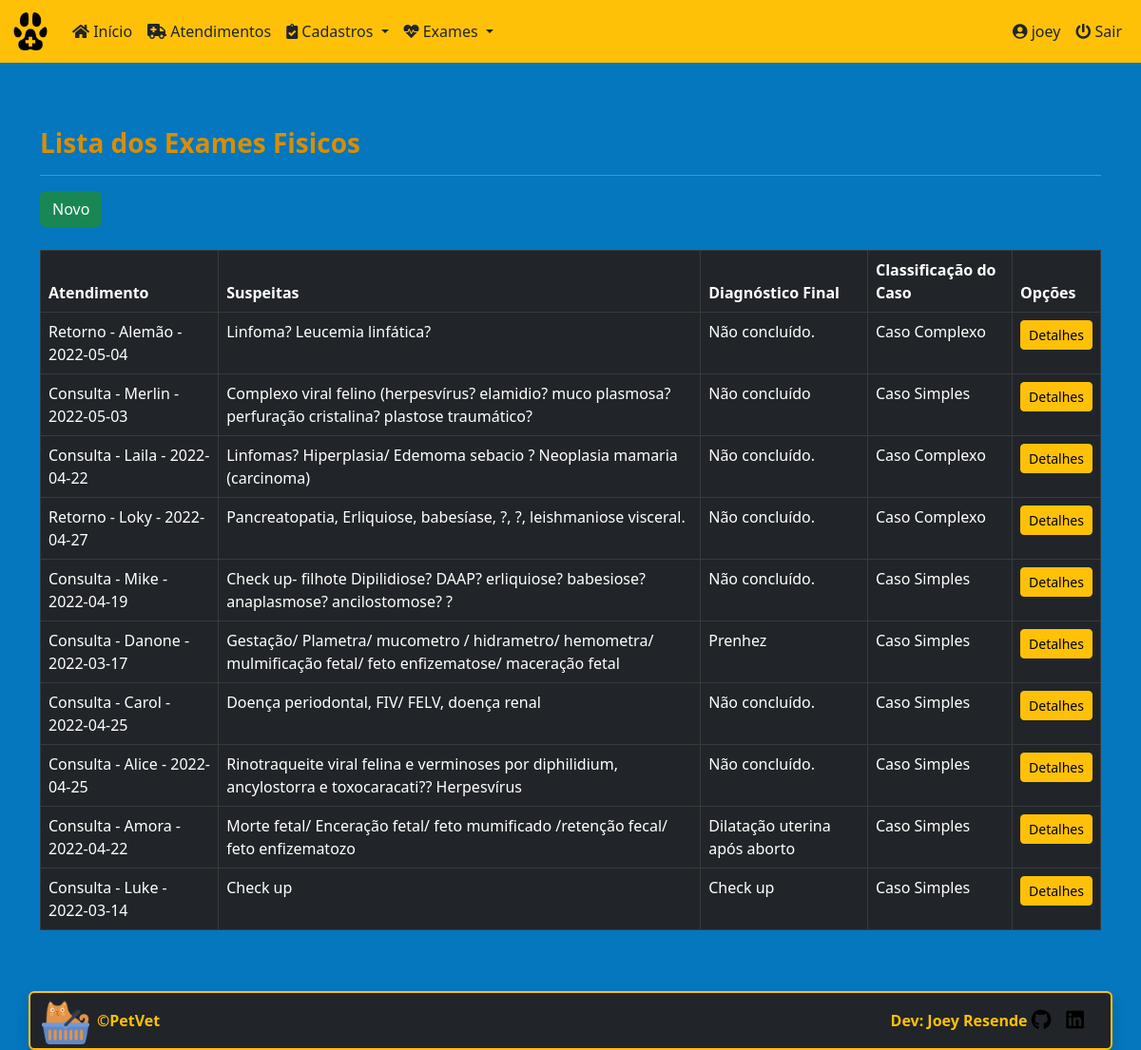
Screenshot of /petvet/physical_exams/ (signed in) with the database file from the repository.
### core/models.py (models this page shows, shortened)
class PhysicalExam(models.Model):
    medical_care = models.ForeignKey(
        'MedicalCare', on_delete=models.PROTECT, null=True, verbose_name='Atendimento')
    choice_conduct = models.CharField(
        max_length=9, choices=conduct, verbose_name='Conduta')
    weight = models.DecimalField(
        max_digits=6, decimal_places=3, verbose_name='Peso', default=0)
    choice_consciousness = models.CharField(
        max_length=18, choices=consciousness, verbose_name='Nivel de Consciência')
    stance = models.CharField(max_length=30, verbose_name='Postura')
    hydration = models.CharField(max_length=30, verbose_name='Hidratação')
    choice_nutricional_status = models.CharField(
        max_length=18, choices=nutricional_status, verbose_name='Estado Nutricional')
    oculopalpebral = models.CharField(
        max_length=30, default='Não Permitiu', verbose_name='Mucosa Oculopalpebral')
    bucal = models.CharField(
        max_length=30, default='Não Permitiu', verbose_name='Mucosa Bucal')
    genital = models.CharField(
        max_length=30, default='Não Permitiu', verbose_name='Mucosa Genital')
    choice_dental_calculus = models.CharField(
        max_length=18, choices=dental_calculus, verbose_name='Cálculo Dentário')
    choice_dental_loss = models.CharField(
        max_length=29, choices=dental_loss, verbose_name='Perda Dentário')
    gengivite = models.CharField(
        max_length=18, choices=dental_calculus, verbose_name='Gengivite')
    choice_ulcera = models.CharField(
        max_length=12, choices=ulcera, verbose_name='Úlcera')
    choice_halitose = models.CharField(
        max_length=18, choices=dental_calculus, verbose_name='Halitose')
    linfonodos = models.CharField(max_length=60, verbose_name='Linfonodos')
    fc = models.CharField(max_length=30, default=0, verbose_name='FC')
    fr = models.CharField(max_length=30, default=0, verbose_name='FR')
    tpc = models.CharField(max_length=30, default=0, verbose_name='TPC')
    tr = models.CharField(max_length=30, default=0, verbose_name='TR')
    pulse = models.CharField(max_length=30, default=0, verbose_name='Pulso')
    choice_auscu_cardio = models.CharField(
        max_length=26, choices=auscu_cardio, verbose_name='Ausculta Cardíaca')
    heart_rate = models.CharField(
        max_length=30, default=0, verbose_name='Ritmo Cardíaco')
    choice_auscu_pulmonar = models.CharField(
        max_length=17, choices=auscu_pulmonar, verbose_name='Ausculta Pulmonar')
    choice_percu_pulmonar = models.CharField(
        max_length=17, choices=percu_pulmonar, verbose_name='Percussão Pulmonar')
    palpa_abdominal = models.CharField(
        max_length=60, verbose_name='Palpação Abdominal')
    choice_mamas = models.CharField(
        max_length=17, choices=mamas, verbose_name='Mamas/Tetos')
    choice_nodulo = models.CharField(
        max_length=17, choices=nodulo, verbose_name='Nódulos')
    choice_nodulo_pain = models.CharField(
        max_length=30, choices=castrated_status, verbose_name='Dor Nódulo')
    choice_local_pain = models.CharField(
        max_length=30, choices=local_pain, verbose_name='Local da Dor')
    choice_pain_m = models.CharField(
        max_length=3, choices=pain_m, verbose_name='Código Região')
    genital_region = models.CharField(
        max_length=30, default='Normal', verbose_name='Região Genital')
    choice_ectoparasitas = models.CharField(
        max_length=30, choices=parasitas, verbose_name='Ectoparasitas')
    ectoparasitas_intensity = models.CharField(
        max_length=30,  null=True, blank=True, verbose_name='Intensidade dos Parasitas')
    pelage = models.CharField(
        max_length=60, default='Normal', verbose_name='Pelagem')
    ears = models.CharField(
        max_length=60, default='Normal', verbose_name='Orelhas')
    diag_differ = models.TextField(
        max_length=1000, verbose_name='Suspeitas')
    diag_final = models.TextField(
        max_length=1000, verbose_name='Diagnósticos Definitivos')
    case_classification = models.CharField(
        max_length=13, choices=classifier, verbose_name='Classificação de caso')
    class Meta:
        ordering = ['id']

class MedicalCare(models.Model):
    id = models.AutoField(primary_key=True)
    date = models.DateField(default=date.today, verbose_name='Data')
    time = models.TimeField(verbose_name='Hora')
    pet_name = models.ForeignKey(
        'Pets', on_delete=models.PROTECT, null=True, verbose_name='Nome do Pet')
    procedure = models.CharField(
        max_length=8, choices=procedures, verbose_name='Tipo de atendimento')
    vet_name = models.ForeignKey(
        'Vet', on_delete=models.PROTECT, null=True, verbose_name='Veterinario')
    sedative = models.CharField(
        max_length=8, choices=type_sedative, default='Não', verbose_name='Tipo de sedativo')
    report = models.TextField(
        max_length=1000, verbose_name='Relato do problema')
    class Meta:
        ordering = ['-date']
    def __str__(self):
        return f'{self.procedure} - {self.pet_name} - {self.date}'

class Pets(models.Model):
    id = models.AutoField(primary_key=True)
    pet_name = models.CharField(
        max_length=30, verbose_name='Nome do Pet')
    species = models.CharField(
        max_length=20, verbose_name='Espécie')
    breed = models.CharField(
        max_length=30, verbose_name='Raça')
    gender = models.CharField(
        max_length=5, choices=sex_status, verbose_name='Gênero')
    date_of_birth = models.DateField(
        null=True, blank=True, verbose_name='Data de Nascimento')
    castrated = models.CharField(
        max_length=3, choices=castrated_status, default='N', verbose_name='Castrado?')
    weight = models.DecimalField(
        max_digits=6, decimal_places=3, verbose_name='Peso', default=0)
    tutor_name = models.ForeignKey(
        'Tutor', on_delete=models.PROTECT, null=True, verbose_name='Nome do Tutor')
    class Meta:
        ordering = ['-id']
    def __str__(self):
        return self.pet_name

### core/views.py (the view)
# urls.py: path('physical_exams/', PhysicalExamList.as_view(), name='physical_exams'),
class PhysicalExamList(LoginRequiredMixin, ListView):
    login_url = reverse_lazy('login')
    model = PhysicalExam
    template_name = 'core/physical_exam_list.html'

### core/templates/core/physical_exam_list.html (shortened to what this page needs)
{% extends 'core/base_model.html' %}
{% load static %}
{% block content %}
<h3><strong>Lista dos Exames Fisicos</strong></h3>
<hr>
<a href="{% url 'physical_exam_new' %}" class="btn btn-success btn">Novo</a><br><br>
<div class="table-responsive">
  <table class="table table-bordered table-hover table-dark" id="physical_exam_table">
    <thead class="thead-dark bg-dark">
      <tr>
        <th>Atendimento</th>
        <th>Suspeitas</th>
        <th>Diagnóstico Final</th>
        <th>Classificação do Caso</th>
        <th>Opções</th>
      </tr>
    </thead>
    <tbody>
      {% for each in object_list %}
      <tr>
        <td>{{ each.medical_care }}</td>
        <td>{{ each.diag_differ }}</td>
        <td>{{ each.diag_final }}</td>
        <td>{{ each.case_classification }}</td>
        <td>
          <a href="{% url 'physical_exam_detail' each.pk %}" class="btn btn-warning btn-sm">Detalhes</a>
        </td>
      </tr>
      {% empty %}
      <tr>
        <td colspan="6">Nenhum exame fisico geral cadastrado.</td>
      </tr>
      {% endfor %}
    </tbody>
  </table>
</div>
{% endblock %}

### core/templates/core/base_model.html (shortened to what this page needs)
{% load static %}
<!DOCTYPE html>
<html lang="pt-br" class="h-100">
<head>
  <link rel="stylesheet" href="{% static 'css/bootstrap.min.css/' %}" />
  <link rel="stylesheet" href="https://cdnjs.cloudflare.com/ajax/libs/font-awesome/5.11.2/css/all.css">
  <link rel="stylesheet" href="{% static 'css/styles.css/' %}" />
  <link rel="stylesheet" type="text/css" href="https://cdn.datatables.net/v/bs5/dt-1.11.5/datatables.min.css" />
</head>
<body class="d-flex flex-column h-100">
  <main class="flex-shrink-0  ">
    {% block menu %}
    <nav class="navbar navbar-expand-lg sticky-top bg-warning">
      <div class="container-fluid">
        <a class="navbar-brand" href="{% url 'index' %}">
          <img src="{% static 'img/favicon.ico/' %}" height="40" alt="" />
        </a>
        <div class="collapse navbar-collapse" id="navbarsExample06">
          <ul class="navbar-nav me-auto mb-2 mb-xl-0">
            <li class="nav-item">
              <a class="nav-link text-dark" href="{% url 'index' %}">
                <i class="fa fa-home" aria-hidden="true"></i>
                Início
              </a>
            </li>
            <li class="nav-item">
              <a class="nav-link text-dark" href="{% url 'medical_cares' %}">
                <i class="fas fa-ambulance" aria-hidden="true"></i>
                Atendimentos
              </a>
            </li>
            <li class="nav-item dropdown">
              <a class="nav-link text-dark dropdown-toggle" href="#" data-bs-toggle="dropdown" aria-expanded="false">
                <i class="fas fa-clipboard-check" aria-hidden="true"></i>
                Cadastros
              </a>
            </li>
            <li class="nav-item dropdown">
              <a class="nav-link text-dark dropdown-toggle" href="#" data-bs-toggle="dropdown" aria-expanded="false">
                <i class="fas fa-heartbeat" aria-hidden="true"></i>
                Exames
              </a>
            </li>
          </ul>
          <div class="collapse navbar-collapse d-lg-flex justify-content-end">
            <ul class="navbar-nav bd-navbar-nav flex=row">
              {% if request.user.is_authenticated %}
              <li class="nav-item">
                  <a class="nav-link text-dark" href="{% url 'meus_dados' %}">
                    <i class="fas fa-user-circle" aria-hidden="true"></i>
                    <span id="username">{{ request.user }}</span>
                  </a>
              </li>
              <li class="nav-item">
                <a class="nav-link text-dark" href="{% url 'logout' %}">
                  <i class="fas fa-power-off" aria-hidden="true"></i>
                  Sair
                </a>
              </li>
              {% endif %}
            </ul>
          </div>
         </div>
      </div>
    </nav>
    {% endblock %}
    <div class="container py-5">
      {% block content %}
      {% endblock %}
    </div>
  </main>
{% block footer %}
<div class="container border border-warning border-2 rounded shadow bg-dark">
  <footer class="d-flex flex-wrap justify-content-between align-items-center py-1">
    <div class="col-md-4 d-flex align-items-center">
      <a href="{% url 'index' %}" class="mb-3 me-2 mb-md-0">
        <img src="{% static 'img/cat_yellow.png/' %}" width="50" height="50" alt="">
      </a>
      <span class="mb-3 mb-md-0 text-warning"><strong>&copy;PetVet</strong></span>
    </div>
    <ul class="nav col-md-4 justify-content-end list-unstyled d-flex">
      <li class="ms-3 text-warning"><strong>Dev: Joey Resende</strong>  <a href="https://github.com/Joey-Resende" target="_blank">
        <i class="fab fa-github fa-lg text-black" aria-hidden="true"></i>
      </a></li>
      <li class="ms-3"><a href="https://www.linkedin.com/in/givanildo-resende/" target="_blank">
        <i class="fab fa-linkedin fa-lg text-black" aria-hidden="true"></i>
      </a></li>
    </ul>
  </footer>
</div>
{% endblock %}
</body>
</html>

### static/css/styles.css (style rules this page uses)
:root { --preto: #000000; --branco-1: #ffffff; --branco-2: #E0E2DD; --azul-1: #0477BF; --azul-2: #0388A6; --azul-3: #003570; --amarelo-1: #F2CB05; --amarelo-2: #D98E04; }
body { background-color: var(--azul-1); color: var(--preto); padding-bottom: 20px; }
h3 { color: var(--amarelo-2); }
div { color: var(--branco-1); }
.navbar { background-color: var(--amarelo-1); color: var(--amarelo-2); margin-bottom: 20px; }

### rows the page displays
PhysicalExam: medical_care "Retorno - Alemão - 2022-05-04", diag_differ "Linfoma? Leucemia linfática?", diag_final "Não concluído.", case_classification "Caso Complexo"
PhysicalExam: medical_care "Consulta - Merlin - 2022-05-03", diag_differ "Complexo viral felino (herpesvírus? elamidio? muco plasmosa? perfuração cristalina? plastose traumático?", diag_final "Não concluído", case_classification "Caso Simples"
PhysicalExam: medical_care "Consulta - Laila - 2022-04-22", diag_differ "Linfomas? Hiperplasia/ Edemoma sebacio ? Neoplasia mamaria (carcinoma)", diag_final "Não concluído.", case_classification "Caso Complexo"
PhysicalExam: medical_care "Retorno - Loky - 2022-04-27", diag_differ "Pancreatopatia, Erliquiose, babesíase, ?, ?, leishmaniose visceral.", diag_final "Não concluído.", case_classification "Caso Complexo"
PhysicalExam: medical_care "Consulta - Mike - 2022-04-19", diag_differ "Check up- filhote Dipilidiose? DAAP? erliquiose? babesiose? anaplasmose? ancilostomose? ?", diag_final "Não concluído.", case_classification "Caso Simples"
PhysicalExam: medical_care "Consulta - Danone - 2022-03-17", diag_differ "Gestação/ Plametra/ mucometro / hidrametro/ hemometra/ mulmificação fetal/ feto enfizematose/ maceração fetal", diag_final "Prenhez", case_classification "Caso Simples"
PhysicalExam: medical_care "Consulta - Carol - 2022-04-25", diag_differ "Doença periodontal, FIV/ FELV, doença renal", diag_final "Não concluído.", case_classification "Caso Simples"
PhysicalExam: medical_care "Consulta - Alice - 2022-04-25", diag_differ "Rinotraqueite viral felina e verminoses por diphilidium, ancylostorra e toxocaracati?? Herpesvírus", diag_final "Não concluído.", case_classification "Caso Simples"
PhysicalExam: medical_care "Consulta - Amora - 2022-04-22", diag_differ "Morte fetal/ Enceração fetal/ feto mumificado /retenção fecal/ feto enfizematozo", diag_final "Dilatação uterina após aborto", case_classification "Caso Simples"
PhysicalExam: medical_care "Consulta - Luke - 2022-03-14", diag_differ "Check up", diag_final "Check up", case_classification "Caso Simples"

### other values shown
{{ request.user }} "joey"
